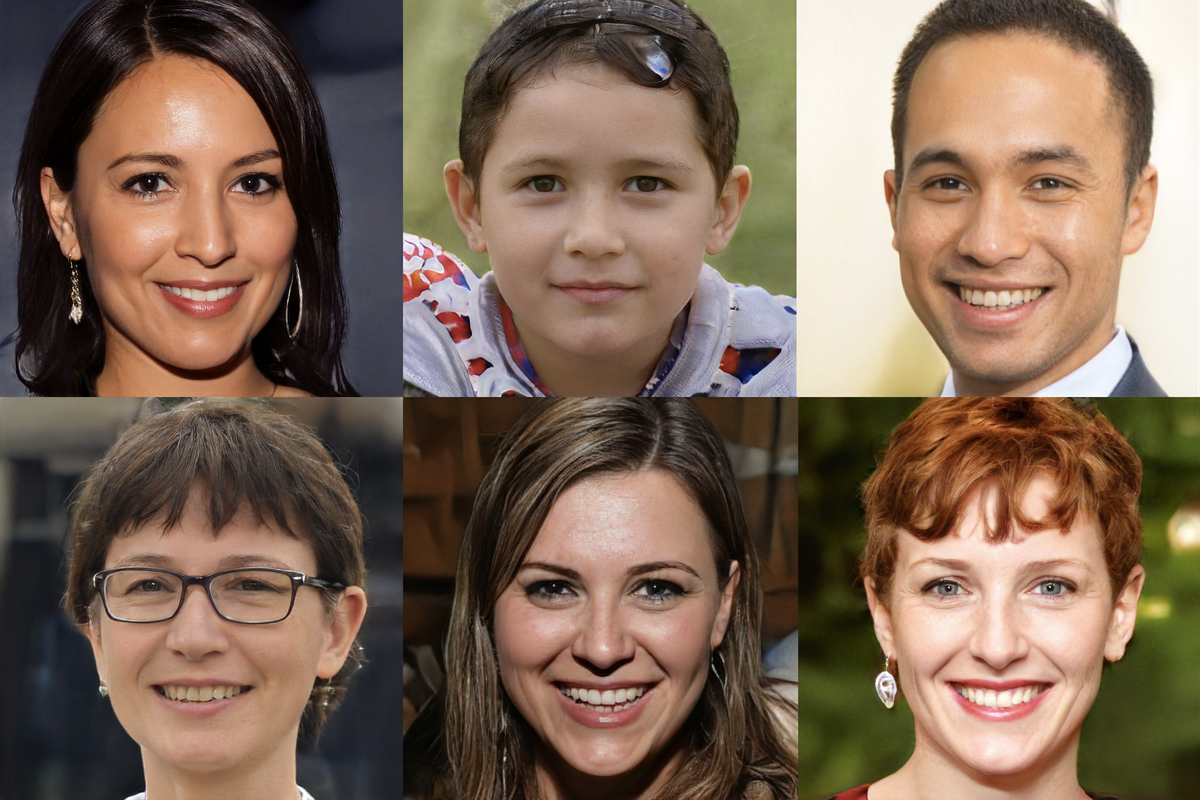
#> input picture face_detection/images/fake_ai_faces.0.png, 1200 x 800 px
$ jupyter execute haar.ipynb
#> lines starting #> are read from the running program, lines starting #| are printed output that depends on the picture; after the words box and inside, x2 and y2 are one past the last pixel; in counts of white or black regions, pixels touching at a corner belong together
# Haar Face Detection:

 - Task 1: Read input file.
 - Task 2: Use harr algorithm detect face.
 - Task 3: Draw bounding box.

[cell 1]
# Imports:
import cv2
import numpy as np
import matplotlib.pyplot as plt
#%matplotlib inline
plt.rcParams['figure.dpi'] = 150

# Load image and plot
img = cv2.imread('./images/fake_ai_faces.0.png')
#> img is the input picture: shape (800, 1200, 3); mean B, G, R 86.4, 103.5, 125.6
plt.imshow(cv2.cvtColor(img,cv2.COLOR_BGR2RGB))

# Create haar detector we use front face detector here
detector = cv2.CascadeClassifier('./haarcascades/haarcascade_frontalface_default.xml')

# Convert image to grayscale image
gray_img = cv2.cvtColor(img,cv2.COLOR_RGB2GRAY)
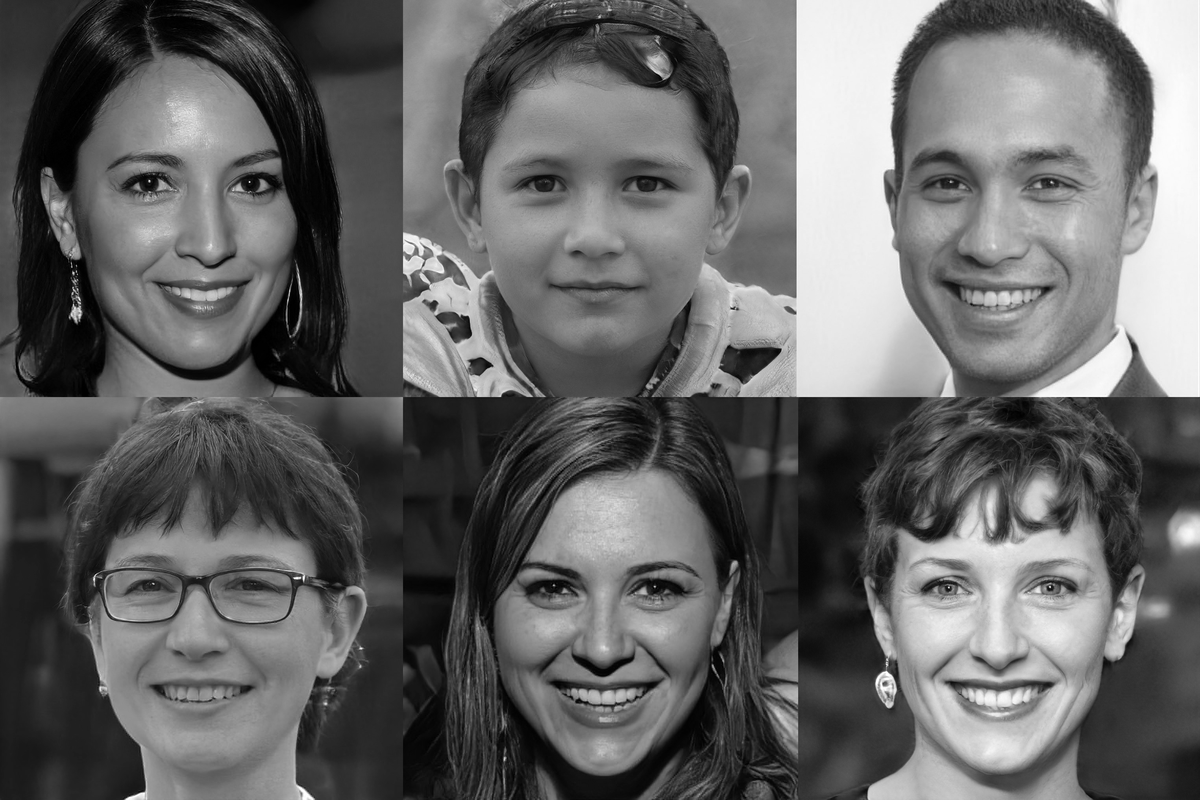
#> gray_img: shape (800, 1200); min 0, max 255, mean 100.9

# Detect face
# scaleFactor -> size of image
# minNeighbors -> number of propose bbox
# minSize -> bbox size filter
# maxSize -> bbox size filter
detection = detector.detectMultiScale(gray_img, scaleFactor=1.1, minNeighbors=10)
#> detection = [[71, 84, 259, 259], [854, 71, 284, 284], [477, 489, 257, 257], [57, 473, 284, 284], [452, 72, 287, 287], [867, 485, 270, 270]]

# Show detection
#print(detection)

# Draw bbox on image
for (x,y,w,h) in detection:
    #draw bbox on img
    cv2.rectangle(img, (x,y), (x+w,y+h),(0,0,255),5)
#> this loop made 6 passes
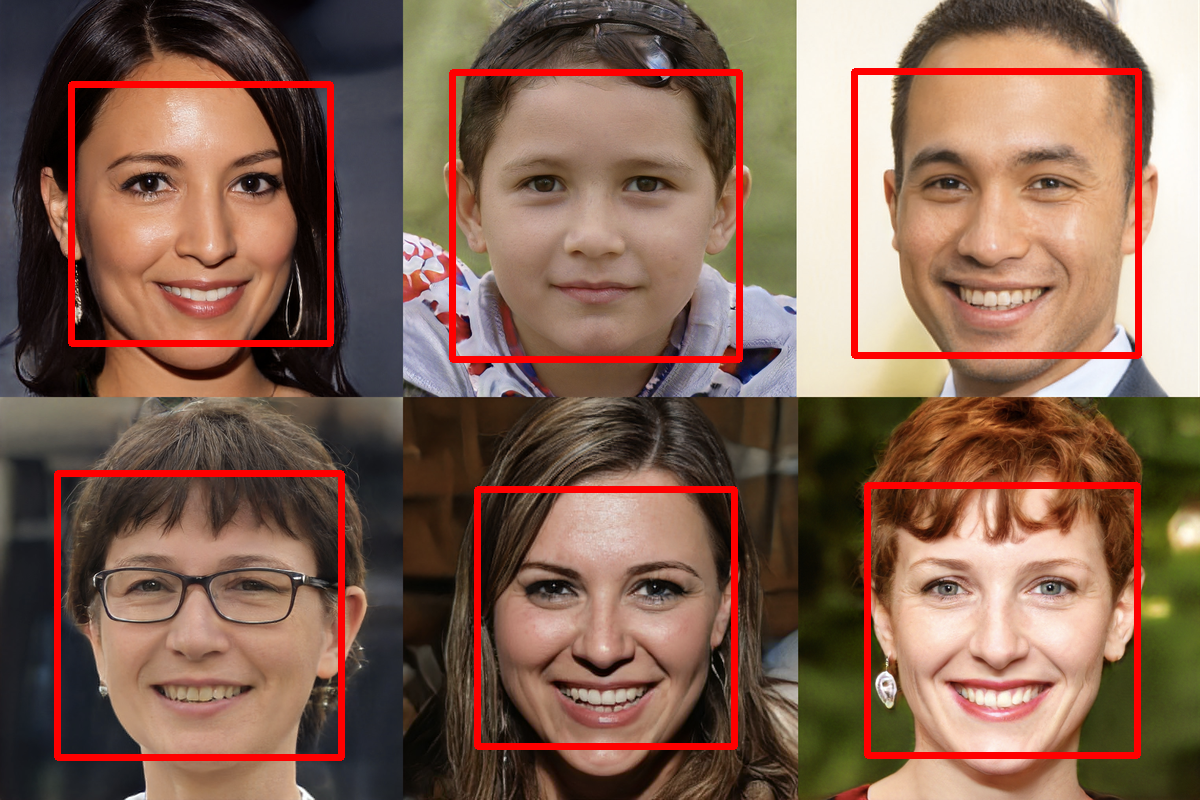
#> img: shape (800, 1200, 3); 4.77% of pixels changed, all inside (x1, y1, x2, y2) = (54, 68, 1142, 761)

# Show bbox on image
plt.imshow(cv2.cvtColor(img,cv2.COLOR_BGR2RGB))
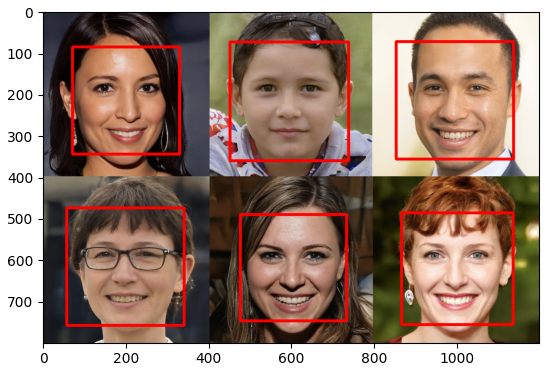
#> figure drawn by matplotlib, 1 panel
